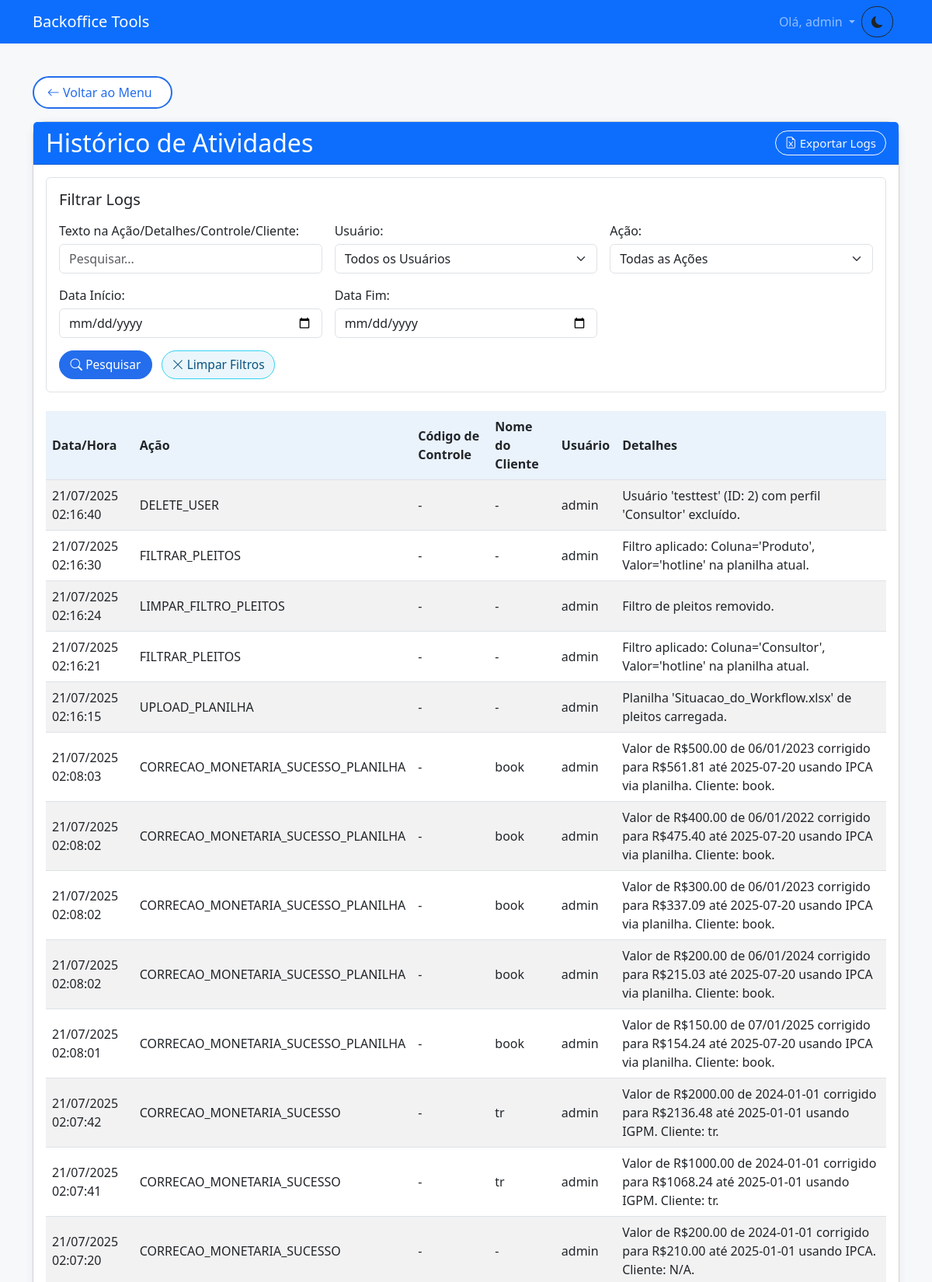
The app's page /logs (signed in, upper part) with its own data.
### models.py (models this page shows, shortened)
class Log(db.Model):
    id = db.Column(db.Integer, primary_key=True)
    action = db.Column(db.String(50), nullable=False)
    details = db.Column(db.Text)
    user_id = db.Column(db.Integer, db.ForeignKey('user.id'))
    user = db.relationship('User', backref=db.backref('logs', lazy=True))
    timestamp = db.Column(db.DateTime, default=datetime.utcnow)
    codigo_controle = db.Column(db.String(50), nullable=True)
    nome_cliente = db.Column(db.String(120), nullable=True)

class User(db.Model):
    id = db.Column(db.Integer, primary_key=True)
    username = db.Column(db.String(80), unique=True, nullable=False)
    password_hash = db.Column(db.String(128), nullable=False)
    role_id = db.Column(db.Integer, db.ForeignKey('role.id'), nullable=False)
    role = db.relationship('Role', backref=db.backref('users', lazy=True))
    created_at = db.Column(db.DateTime, default=datetime.utcnow)

### app.py (the view, shortened to what this page needs)
@app.route('/logs')
@permission_required('can_access_logs') # Acesso aos logs
def show_logs():
    if 'username' not in session:
        return redirect(url_for('login'))
    search_text = request.args.get('search_text', '').strip()
    filter_user = request.args.get('filter_user', '').strip()
    filter_action = request.args.get('filter_action', '').strip()
    start_date_str = request.args.get('start_date', '').strip()
    end_date_str = request.args.get('end_date', '').strip()
    logs_query = Log.query.options(db.joinedload(Log.user)).order_by(Log.timestamp.desc())
    if filter_user:
        logs_query = logs_query.join(User).filter(User.username == filter_user)
    if filter_action:
        logs_query = logs_query.filter(Log.action == filter_action)
    if start_date_str:
        try:
            start_date = datetime.strptime(start_date_str, '%Y-%m-%d').date()
            logs_query = logs_query.filter(db.func.date(Log.timestamp) >= start_date)
        except ValueError:
            flash('Formato de "Data Início" inválido. Use AAAA-MM-DD.', 'danger')
    if end_date_str:
        try:
            end_date = datetime.strptime(end_date_str, '%Y-%m-%d').date()
            logs_query = logs_query.filter(db.func.date(Log.timestamp) <= end_date)
        except ValueError:
            flash('Formato de "Data Fim" inválido. Use AAAA-MM-DD.', 'danger')
    logs = logs_query.all()
    unique_users = [user.username for user in User.query.with_entities(User.username).distinct().order_by(User.username).all()]
    unique_actions = [action for action, in db.session.query(Log.action).distinct().order_by(Log.action).all()]
    return render_template(
        'logs.html',
        logs=logs,
        unique_users=unique_users,
        unique_actions=unique_actions,
        search_text=search_text,
        filter_user=filter_user,
        filter_action=filter_action,
        start_date=start_date_str,
        end_date=end_date_str
    )

### app.py (called while the page is built)
def permission_required(permission_name):
    def decorator(f):
        @wraps(f)
        def decorated_function(*args, **kwargs):
            if 'username' not in session:
                flash('Você precisa estar logado para acessar esta funcionalidade.', 'danger')
                return redirect(url_for('login'))
            user = User.query.filter_by(username=session['username']).first()
            if user and hasattr(user.role, permission_name) and getattr(user.role, permission_name):
                return f(*args, **kwargs)
            else:
                flash('Você não tem permissão para realizar esta ação ou acessar esta página.', 'danger')
                return redirect(url_for('menu')) # Ou abort(403)
        return decorated_function
    return decorator

### templates/logs.html (shortened to what this page needs)
{% extends "base.html" %}
{% block content %}
<a href="{{ url_for('menu') }}" class="btn btn-outline-primary mb-3">
    <i class="bi bi-arrow-left"></i> Voltar ao Menu
</a>
<div class="card">
    <div class="card-header bg-primary text-white d-flex justify-content-between align-items-center">
        <h2 class="mb-0">Histórico de Atividades</h2>
        <a href="{{ url_for('export_logs') }}" class="btn btn-outline-light btn-sm">
            <i class="bi bi-file-earmark-excel"></i> Exportar Logs
        </a>
    </div>
    <div class="card-body">
        <form method="GET" action="{{ url_for('show_logs') }}" class="mb-4 p-3 border rounded">
            <h5 class="mb-3">Filtrar Logs</h5>
            <div class="row g-3">
                <div class="col-md-4">
                    <label for="search_text" class="form-label">Texto na Ação/Detalhes/Controle/Cliente:</label>
                    <input type="text" class="form-control" id="search_text" name="search_text" value="{{ search_text or '' }}" placeholder="Pesquisar...">
                </div>
                <div class="col-md-4">
                    <label for="filter_user" class="form-label">Usuário:</label>
                    <select class="form-select" id="filter_user" name="filter_user">
                        <option value="">Todos os Usuários</option>
                    </select>
                </div>
                <div class="col-md-4">
                    <label for="filter_action" class="form-label">Ação:</label>
                    <select class="form-select" id="filter_action" name="filter_action">
                        <option value="">Todas as Ações</option>
                    </select>
                </div>
                <div class="col-md-4">
                    <label for="start_date" class="form-label">Data Início:</label>
                    <input type="date" class="form-control" id="start_date" name="start_date" value="{{ start_date or '' }}">
                </div>
                <div class="col-md-4">
                    <label for="end_date" class="form-label">Data Fim:</label>
                    <input type="date" class="form-control" id="end_date" name="end_date" value="{{ end_date or '' }}">
                </div>
            </div>
            <div class="mt-3">
                <button type="submit" class="btn btn-primary me-2"><i class="bi bi-search"></i> Pesquisar</button>
                <a href="{{ url_for('show_logs') }}" class="btn btn-outline-secondary"><i class="bi bi-x-lg"></i> Limpar Filtros</a>
            </div>
        </form>
        {% if logs %}
        <div class="table-responsive">
            <table class="table table-striped">
                <thead>
                    <tr>
                        <th>Data/Hora</th>
                        <th>Ação</th>
                        <th>Código de Controle</th>
                        <th>Nome do Cliente</th>
                        <th>Usuário</th>
                        <th>Detalhes</th>
                    </tr>
                </thead>
                <tbody>
                    {% for log in logs %}
                    <tr>
                        <td>{{ log.timestamp.strftime('%d/%m/%Y %H:%M:%S') if log.timestamp else '-' }}</td>
                        <td>{{ log.action }}</td>
                        <td>{{ log.codigo_controle or '-' }}</td>
                        <td>{{ log.nome_cliente or '-' }}</td>
                        <td>{{ log.user.username if log.user else 'N/A' }}</td>
                        <td>{{ log.details or '-' }}</td>
                    </tr>
                    {% endfor %}
                </tbody>
            </table>
        </div>
        {% else %}
        <div class="alert alert-info">
            Nenhum registro de log encontrado para os filtros aplicados.
        </div>
        {% endif %}
    </div>
</div>
{% endblock %}

### static/styles.css (style rules this page uses)
body { background-color: #f6f8fa; font-family: 'Segoe UI', Arial, sans-serif; }
.card { border-radius: 18px; box-shadow: 0 2px 12px rgba(50, 60, 100, 0.07); }
.card-header { border-radius: 18px 18px 0 0; font-size: 1.15rem; font-weight: 500; }
.table thead th { background-color: #eaf2fb; font-size: 1rem; }
.table td, .table th { vertical-align: middle; }
.btn, .btn-primary, .btn-outline-primary, .btn-outline-info, .btn-outline-success, .btn-outline-warning, .btn-outline-secondary { border-radius: 1.2rem !important; font-weight: 500; font-size: 0.97rem; transition: background 0.18s; box-shadow: none !important; }
.btn-outline-info, .btn-outline-secondary { color: #095381 !important; border-color: #31d2f2 !important; background-color: #eaf6fb !important; }
.btn-primary, .btn-outline-primary { background-color: #246dec; border-color: #246dec; color: #fff !important; }
.btn-sm { padding: 0.22rem 0.75rem; font-size: 0.94rem; border-radius: 1.2rem; }
a.btn-outline-primary.mb-3 { font-size: 1rem; padding: 0.44rem 1.5rem 0.44rem 1.05rem; border-radius: 1.7rem !important; margin-bottom: 1.3rem; margin-top: 1.1rem; background: #fff; font-weight: 500; border: 2px solid #246dec; color: #246dec !important; transition: background 0.13s, color 0.13s; }
.form-label { font-weight: 500; margin-bottom: 0.3rem; }
.btn-edit-feriados, #btnFeriados, .btn-modal, .btn-outline-primary { background: #fff; color: #246dec !important; border: 1.5px solid #246dec; border-radius: 1.2rem !important; font-weight: 500; padding: 0.3rem 1.1rem; font-size: 0.97rem; margin-bottom: 0.3em; transition: background .15s, color .15s; }
.table-responsive { padding-bottom: 0.5em; }
.btn-outline-primary, .btn-primary, .btn-warning, .btn-success, .btn-secondary { min-width: 120px; }

### templates/base.html (style rules this page uses)
:root { --bg-light: #f8f9fa; --text-light: #212529; --card-light: #ffffff; --primary-light: #0d6efd; --secondary-light: #6c757d; --bg-dark: #121212; --text-dark: #e0e0e0; --card-dark: #1e1e1e; --primary-dark: #1a4b8c; --secondary-dark: #495057; }

### records on screen
Log: timestamp "21/07/2025 02:16:40", action "DELETE_USER", codigo_controle "-", nome_cliente "-", user "admin", details "Usuário 'testtest' (ID: 2) com perfil 'Consultor' excluído."
Log: timestamp "21/07/2025 02:16:30", action "FILTRAR_PLEITOS", codigo_controle "-", nome_cliente "-", user "admin", details "Filtro aplicado: Coluna='Produto', Valor='hotline' na planilha atual."
Log: timestamp "21/07/2025 02:16:24", action "LIMPAR_FILTRO_PLEITOS", codigo_controle "-", nome_cliente "-", user "admin", details "Filtro de pleitos removido."
Log: timestamp "21/07/2025 02:16:21", action "FILTRAR_PLEITOS", codigo_controle "-", nome_cliente "-", user "admin", details "Filtro aplicado: Coluna='Consultor', Valor='hotline' na planilha atual."
Log: timestamp "21/07/2025 02:16:15", action "UPLOAD_PLANILHA", codigo_controle "-", nome_cliente "-", user "admin", details "Planilha 'Situacao_do_Workflow.xlsx' de pleitos carregada."
Log: timestamp "21/07/2025 02:08:03", action "CORRECAO_MONETARIA_SUCESSO_PLANILHA", codigo_controle "-", nome_cliente "book", user "admin", details "Valor de R$500.00 de 06/01/2023 corrigido para R$561.81 até 2025-07-20 usando IPCA via planilha. Cliente: book."
Log: timestamp "21/07/2025 02:08:02", action "CORRECAO_MONETARIA_SUCESSO_PLANILHA", codigo_controle "-", nome_cliente "book", user "admin", details "Valor de R$400.00 de 06/01/2022 corrigido para R$475.40 até 2025-07-20 usando IPCA via planilha. Cliente: book."
Log: timestamp "21/07/2025 02:08:02", action "CORRECAO_MONETARIA_SUCESSO_PLANILHA", codigo_controle "-", nome_cliente "book", user "admin", details "Valor de R$300.00 de 06/01/2023 corrigido para R$337.09 até 2025-07-20 usando IPCA via planilha. Cliente: book."
Log: timestamp "21/07/2025 02:08:02", action "CORRECAO_MONETARIA_SUCESSO_PLANILHA", codigo_controle "-", nome_cliente "book", user "admin", details "Valor de R$200.00 de 06/01/2024 corrigido para R$215.03 até 2025-07-20 usando IPCA via planilha. Cliente: book."
Log: timestamp "21/07/2025 02:08:01", action "CORRECAO_MONETARIA_SUCESSO_PLANILHA", codigo_controle "-", nome_cliente "book", user "admin", details "Valor de R$150.00 de 07/01/2025 corrigido para R$154.24 até 2025-07-20 usando IPCA via planilha. Cliente: book."
Log: timestamp "21/07/2025 02:07:42", action "CORRECAO_MONETARIA_SUCESSO", codigo_controle "-", nome_cliente "tr", user "admin", details "Valor de R$2000.00 de 2024-01-01 corrigido para R$2136.48 até 2025-01-01 usando IGPM. Cliente: tr."
Log: timestamp "21/07/2025 02:07:41", action "CORRECAO_MONETARIA_SUCESSO", codigo_controle "-", nome_cliente "tr", user "admin", details "Valor de R$1000.00 de 2024-01-01 corrigido para R$1068.24 até 2025-01-01 usando IGPM. Cliente: tr."
Log: timestamp "21/07/2025 02:07:20", action "CORRECAO_MONETARIA_SUCESSO", codigo_controle "-", nome_cliente "-", user "admin", details "Valor de R$200.00 de 2024-01-01 corrigido para R$210.00 até 2025-01-01 usando IPCA. Cliente: N/A."

### other values on screen
{{ session['username'] }} "admin"
